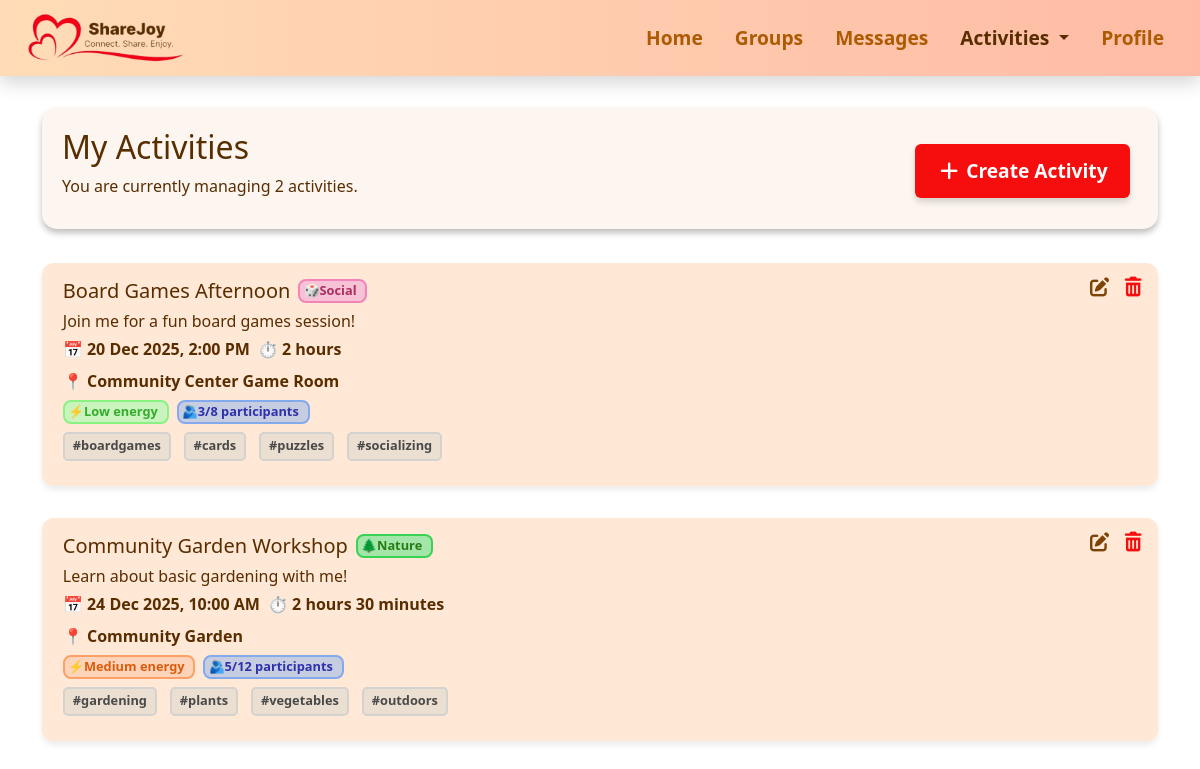
The page /activities on the database as committed earlier.
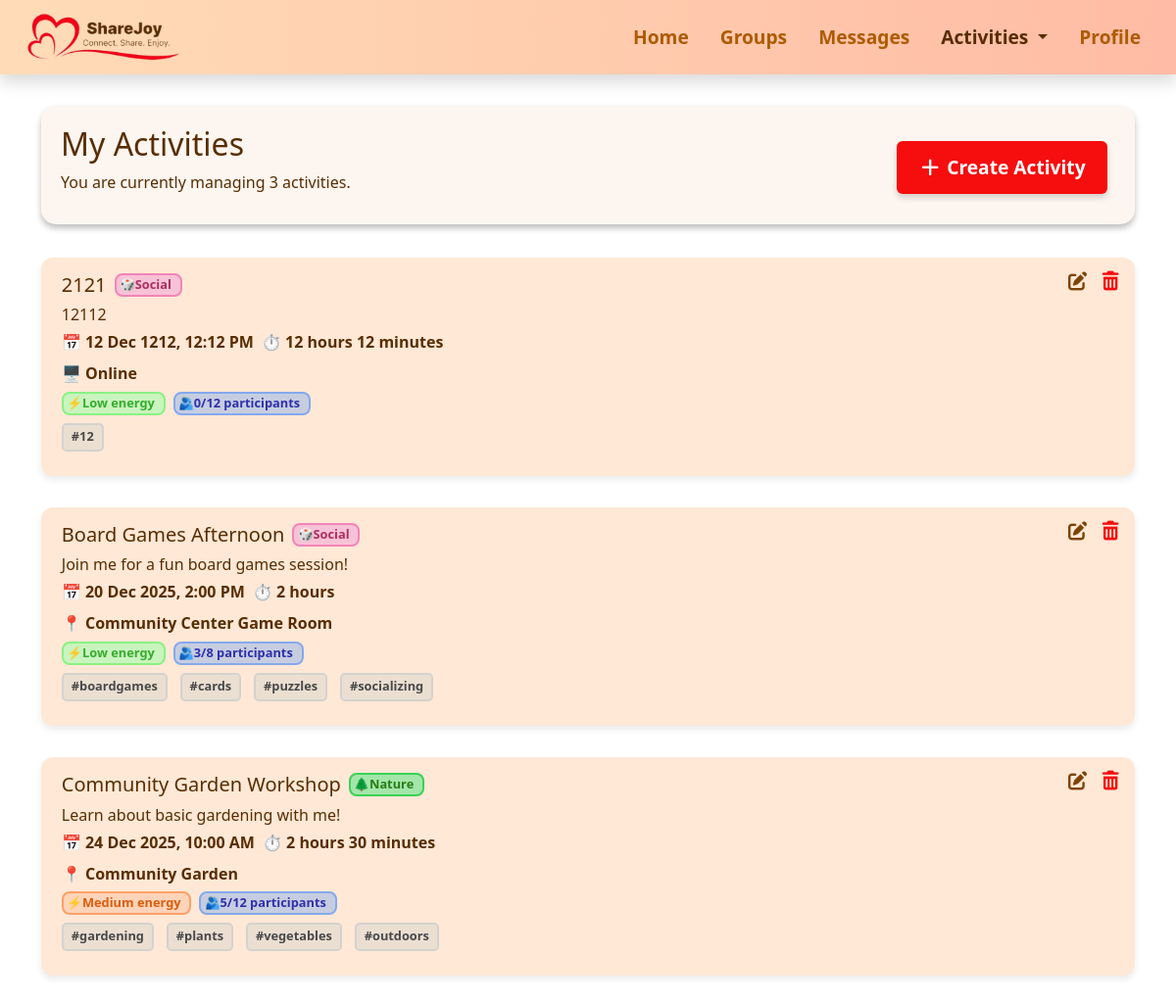
The same page on the database as committed later.
### activities.py (models this page shows)
class Activity(db.Model):
    id = db.Column(db.Integer, primary_key=True)
    name = db.Column(db.String(100))
    description = db.Column(db.Text)
    date = db.Column(db.String(20))
    time = db.Column(db.String(10))
    duration_hours = db.Column(db.Integer)
    duration_minutes = db.Column(db.Integer)
    format_type = db.Column(db.String(20))
    location = db.Column(db.String(100))
    type = db.Column(db.String(50))
    energy = db.Column(db.String(10))
    max_participants = db.Column(db.Integer)
    participants = db.Column(db.Integer)
    tags = db.Column(db.String(200))
    creator = db.Column(db.String(50))

### app.py (the view)
@app.route("/activities")
def activities():
    activities = Activity.query.filter_by(creator="me").order_by(Activity.date.asc()).all()
    for activity in activities:
        activity.tags = activity.tags.split(",") if activity.tags else []
        try:
            parsed_date = datetime.strptime(activity.date, "%Y-%m-%d")
        except ValueError:
            parsed_date = datetime.strptime(activity.date, "%d %b %Y")
        activity.display_date = parsed_date.strftime("%d %b %Y")
        try:
            parsed_time = datetime.strptime(activity.time, "%H:%M")
        except ValueError:
            parsed_time = datetime.strptime(activity.time, "%I:%M %p")
        activity.display_time = parsed_time.strftime("%I:%M %p").lstrip("0")
    num_activities = len(activities)
    return render_template(
        "activities.html",
        title="Activities",
        num_activities=num_activities,
        activities=activities
    )

### templates/activities.html (shortened to what this page needs)
{% extends "base.html" %}
{% block extra_css %}
<link rel="stylesheet" href="{{ url_for('static', filename='css/activities.css') }}">
{% endblock %}
{% block content %}
<div class="section-box d-flex flex-column flex-md-row justify-content-between align-items-start align-items-md-center">
    <div>
        <h1>My Activities</h1>
        <p>
            You are currently managing {{ num_activities }}
            {% if num_activities == 1 %}activity{% else %}activities{% endif %}.
        </p>
    </div>
    <a href="{{ url_for('activity_create') }}"
        class="btn btn-danger activity-btn mt-2 mt-md-0 me-0 me-md-2 fw-semibold">
        <i class="fa-solid fa-plus" aria-hidden="true"></i> Create Activity
    </a>
</div>
<div class="row">
    {% for activity in activities %}
    <div class="col-12 card-spacing">
        <div class="activity-card position-relative">
            <div class="card-actions position-absolute top-0 end-0 d-flex gap-0">
                <button class="btn edit"><i class="fa-solid fa-pen-to-square"></i></button>
                <form method="post" action="{{ url_for('activity_delete', activity_id=activity.id) }}" class="d-inline">
                    <button type="submit" class="btn delete"
                        onclick="return confirm('Are you sure you want to delete this activity?');">
                        <i class="fa-solid fa-trash-can"></i>
                    </button>
                </form>
            </div>
            <div class="text">
                <div class="d-flex align-items-center gap-2 spacing">
                    <h5 class="mb-0">{{ activity.name }}</h5>
                    {% if activity.type == 'Creative Arts' %}
                    <span class="badge badge-creativearts">🎨Creative Arts</span>
                    {% elif activity.type == 'Social' %}
                    <span class="badge badge-social">🎲Social</span>
                    {% elif activity.type == 'Learning' %}
                    <span class="badge badge-learning">📖Learning</span>
                    {% elif activity.type == 'Physical' %}
                    <span class="badge badge-physical">🏃Physical</span>
                    {% elif activity.type == 'Nature' %}
                    <span class="badge badge-nature">🌲Nature</span>
                    {% elif activity.type == 'Technology' %}
                    <span class="badge badge-technology">💻Technology</span>
                    {% endif %}
                </div>
                <p>{{ activity.description }}</p>
                <div class="d-flex flex-wrap gap-2 fw-semibold spacing">
                    <span>
                        📅 {{ activity.display_date }}, {{ activity.display_time }}
                    </span>
                    <span>⏱
                        {% set h = activity.duration_hours %}
                        {% set m = activity.duration_minutes %}
                        {% if h and m %}
                        {{ h }} hour{% if h > 1 %}s{% endif %} {{ m }} minute{% if m > 1 %}s{% endif %}
                        {% elif h %}
                        {{ h }} hour{% if h > 1 %}s{% endif %}
                        {% elif m %}
                        {{ m }} minute{% if m > 1 %}s{% endif %}
                        {% else %}
                        0 minutes
                        {% endif %}
                    </span>
                    <div class="col-12">
                        {% if activity.format_type|lower == 'online' %}
                        🖥️ Online
                        {% else %}
                        📍 {{ activity.location }}
                        {% endif %}
                    </div>
                </div>
                <div class="d-flex flex-wrap gap-2 spacing">
                    <span class="badge
                    {% if activity.energy == 'Low' %}energy-low
                    {% elif activity.energy == 'Medium' %}energy-medium
                    {% elif activity.energy == 'High' %}energy-high
                    {% endif %}">
                        ⚡{{ activity.energy }} energy
                    </span>
                    <span class="badge participants">🫂{{ activity.participants }}/{{ activity.max_participants }}
                        participants</span>
                </div>
                <div class="activity-tags spacing">
                    {% for tag in activity.tags %}
                    <span>#{{ tag }}</span>
                    {% endfor %}
                </div>
            </div>
        </div>
    </div>
    {% endfor %}
</div>
{% endblock %}

### templates/base.html (shortened to what this page needs)
<!doctype html>
<html lang="en">
<head>
    <link href="https://cdn.jsdelivr.net/npm/bootstrap@5.3.8/dist/css/bootstrap.min.css" rel="stylesheet">
    <link rel="stylesheet" href="{{ url_for('static', filename='css/navbar.css') }}">
    <link rel="stylesheet" href="{{ url_for('static', filename='css/base.css') }}">
    <link rel="stylesheet" href="https://cdnjs.cloudflare.com/ajax/libs/font-awesome/7.0.1/css/all.min.css">
    {% block extra_css %}{% endblock %}
</head>
<body>
    {% include "navbar.html" %}
    <div class="container mt-4">
        {% block content %}{% endblock %}
    </div>
</body>
</html>

### templates/navbar.html (shortened to what this page needs)
<nav class="navbar navbar-expand-md sticky-top shadow">
    <div class="container-fluid align-items-center">
        <a class="navbar-brand ms-3" href="{{ url_for('home') }}"><img
                src="{{ url_for('static', filename='images/navbar.png') }}" alt="ShareJoy" height="50"></a>
        <div class="collapse navbar-collapse" id="navbarNav">
            <ul class="navbar-nav ms-auto">
                <li class="nav-item">
                    <a class="nav-link me-3 fw-bold {% if request.endpoint == 'home' %}active{% endif %}"
                        href="{{ url_for('home') }}">Home</a>
                </li>
                <li class="nav-item">
                    <a class="nav-link me-3 fw-bold {% if request.endpoint == 'groups' %}active{% endif %}"
                        href="{{ url_for('groups') }}">Groups</a>
                </li>
                <li class="nav-item">
                    <a class="nav-link me-3 fw-bold {% if request.endpoint == 'messages' %}active{% endif %}"
                        href="{{ url_for('messages') }}">Messages</a>
                </li>
                <li class="nav-item dropdown">
                    <a class="nav-link me-3 dropdown-toggle fw-bold {% if request.endpoint in ['activities', 'explore', 'schedule'] %}active{% endif %}"
                        href="#" id="activitiesDropdown" role="button" data-bs-toggle="dropdown">
                        Activities
                    </a>
                </li>
                <li class="nav-item">
                    <a class="nav-link me-3 fw-bold {% if request.endpoint == 'profile' %}active{% endif %}"
                        href="{{ url_for('profile') }}">Profile</a>
                </li>
            </ul>
        </div>
    </div>
</nav>

### static/css/navbar.css (style rules this page uses)
.navbar, .dropdown-menu { background: linear-gradient(90deg, #FFDCB7, #ffbba5); border: none; box-shadow: 0 4px 8px rgba(0, 0, 0, 0.1); }
.navbar .nav-link, .dropdown-item { font-size: 1.2rem; color: #ad5b02; transition: color 0.3s ease, transform 0.3s ease; }
.active, .nav-link:hover, .dropdown-item:hover { color: #582D00 !important; background-color: transparent !important; }

### static/css/base.css (style rules this page uses)
.section-box { width: 100%; min-height: 100px; color: #582D00; background-color: #FDF6F0; box-shadow: 0 4px 6px rgba(0, 0, 0, 0.256); padding-top: 20px; padding-bottom: 15px; padding-left: 20px; padding-right: 20px; margin: 2rem auto; border-radius: 15px; }
h1 { font-size: 2rem; }
body { color: #582D00; }

### static/css/activities.css (style rules this page uses)
.btn-danger { background: #F60D0D; border: none; box-shadow: 0 4px 6px rgba(0, 0, 0, 0.158); }
.activity-btn { font-size: 1.2rem; padding: 0.8rem 1.4rem; }
.activity-card { background: #ffe8d6; border-radius: 12px; padding: 1rem; margin-bottom: 1.8rem; box-shadow: 0 4px 6px rgba(0, 0, 0, 0.08); transition: transform 0.2s, box-shadow 0.2s; }
.activity-card p { margin-bottom: 0.25rem; }
.spacing { margin-bottom: 0.4rem; }
.card-spacing { margin-top: 0.1rem; margin-bottom: 0.1rem; }
.badge { font-size: 0.8rem; padding: 0.2rem 0.55rem 0.25rem 0.2rem; border-radius: 8px; font-weight: 600; }
.badge-social { background: #F8C2D6; border: 2px solid #F284B8; color: #AC2E5F; }
.badge-nature { background: #A4E6AA; border: 2px solid #38D255; color: #267D13; }
.energy-low { background: #C9F4BE; border: 2px solid #8AF183; color: #35AC2E; }
.energy-medium { background: #FDD4B9; border: 2px solid #FDA066; color: #DC5C0D; }
.activity-tags span { background: #EBDFD2; border: 2px solid #D4D2CF; padding: 0.15rem 0.5rem 0.2rem; font-size: 0.8rem; color: #494949; margin: 0 0.3rem 0.2rem 0; font-weight: 600; border-radius: 5px; }
.activity-tags { display: flex; flex-wrap: wrap; gap: 0.5rem; margin-top: 0.5rem; }
.participants { background: #C7CDE0; border: 2px solid #85A9ED; color: #2E30AC; }
.fa-trash-can { color: #F60D0D; font-size: 1.2rem; }
.fa-pen-to-square { color: #7d4304; font-size: 1.2rem; }
.card-actions .btn { margin-top: 0.5rem; background: none; border: none; padding: 0.3rem; }
.delete { margin-right: 0.5rem; }
.text { margin-left: 0.3rem; }

Rows that differ between the two databases and show on the page:
added Activity: name "2121", type "🎲Social", description "12112", display_date "12 Dec 1212", display_time "12:12 PM", h "12", m "12", format_type "🖥️ Online", energy "Low", participants "0", max_participants "12", tags "12"
Other text that changed with them:
{{ num_activities }}: "2" → "3"
